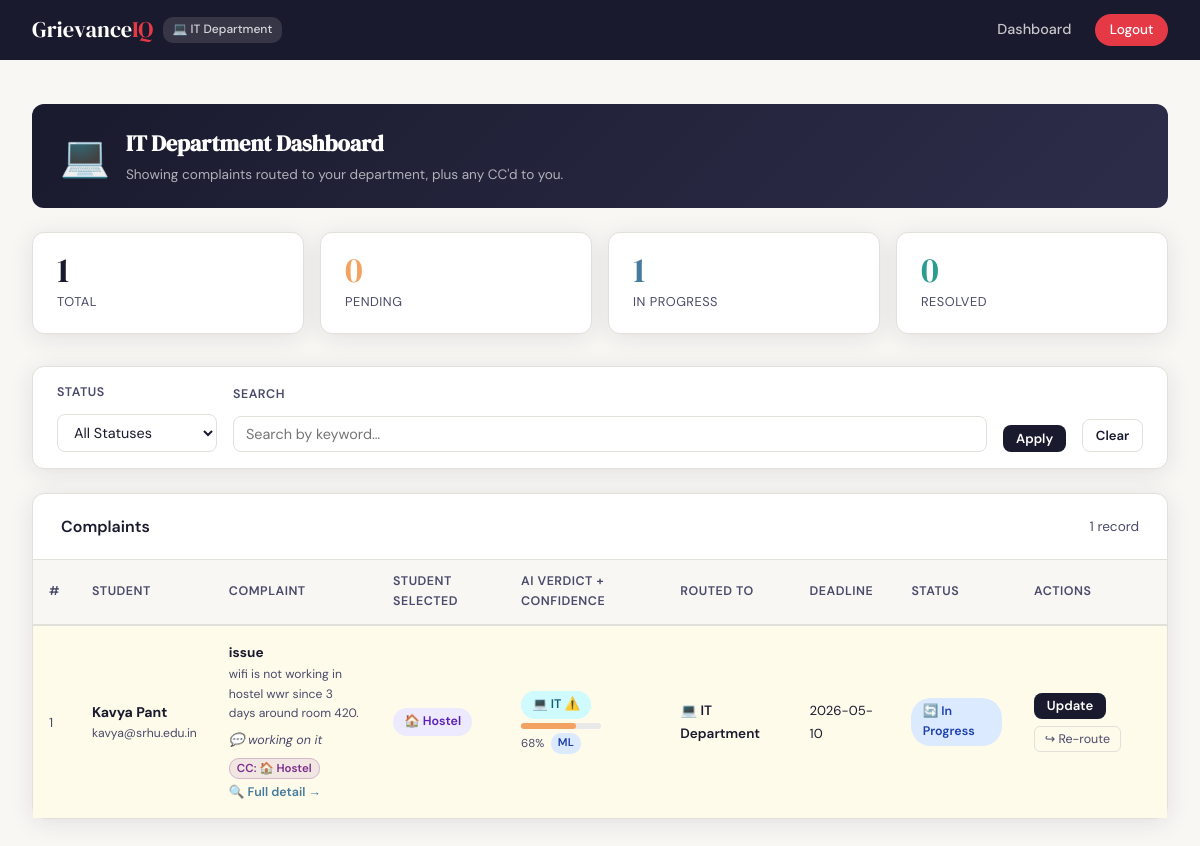
/admin (signed in), run on the app's committed database.
### tables this page shows
CREATE TABLE complaints (
        id             INTEGER PRIMARY KEY AUTOINCREMENT,
        title          TEXT    NOT NULL,
        description    TEXT    NOT NULL,
        category       TEXT    NOT NULL,
        ai_category    TEXT    NOT NULL,
        ai_confidence  REAL    DEFAULT 0.0,
        ai_source      TEXT    DEFAULT 'keyword_fallback',
        routed_to      TEXT    NOT NULL,
        status         TEXT    NOT NULL DEFAULT 'Pending',
        attachment     TEXT    DEFAULT NULL,
        admin_remark   TEXT    DEFAULT NULL,
        resolve_by     TEXT    DEFAULT NULL,
        is_overdue     INTEGER DEFAULT 0,
        user_id        INTEGER NOT NULL,
        submitted_at   TEXT    NOT NULL,
        FOREIGN KEY(user_id) REFERENCES users(id)
    );

CREATE TABLE users (
        id         INTEGER PRIMARY KEY AUTOINCREMENT,
        name       TEXT    NOT NULL,
        email      TEXT    UNIQUE NOT NULL,
        password   TEXT    NOT NULL,
        role       TEXT    NOT NULL DEFAULT 'student',
        department TEXT    DEFAULT NULL
    );

CREATE TABLE complaint_cc (
        id           INTEGER PRIMARY KEY AUTOINCREMENT,
        complaint_id INTEGER NOT NULL,
        cc_dept      TEXT    NOT NULL,
        FOREIGN KEY(complaint_id) REFERENCES complaints(id)
    );

### app.py (the view)
@app.route('/admin')
def admin_dashboard():
    if 'user_id' not in session or session['user_role'] not in ('admin','superadmin'):
        return redirect(url_for('login'))
    check_overdue_complaints()
    is_super  = (session['user_role'] == 'superadmin')
    user_dept = session.get('user_department')
    filter_dept   = request.args.get('category', '')
    filter_status = request.args.get('status', '')
    search_query  = request.args.get('search', '').strip()
    conn = get_db()
    def fetch(primary_where, cc_where, p_params, cc_params):
        bq = f'''SELECT c.*, u.name as student_name, u.email as student_email,
                        NULL as cc_dept_label
                 FROM complaints c JOIN users u ON c.user_id=u.id
                 WHERE {primary_where}'''
        cq = f'''SELECT c.*, u.name as student_name, u.email as student_email,
                        cc.cc_dept as cc_dept_label
                 FROM complaints c JOIN users u ON c.user_id=u.id
                 JOIN complaint_cc cc ON cc.complaint_id=c.id
                 WHERE {cc_where}'''
        if filter_status:
            bq += ' AND c.status=?';  p_params.append(filter_status)
            cq += ' AND c.status=?';  cc_params.append(filter_status)
        if search_query:
            bq += ' AND (c.title LIKE ? OR c.description LIKE ?)'; p_params  += [f'%{search_query}%', f'%{search_query}%']
            cq += ' AND (c.title LIKE ? OR c.description LIKE ?)'; cc_params += [f'%{search_query}%', f'%{search_query}%']
        bq += ' ORDER BY c.submitted_at DESC'
        cq += ' ORDER BY c.submitted_at DESC'
        direct = list(conn.execute(bq, p_params).fetchall())
        ccd    = list(conn.execute(cq, cc_params).fetchall())
        direct_ids = {row['id'] for row in direct}
        ccd_filtered = [row for row in ccd if row['id'] not in direct_ids]
        return direct + ccd_filtered
    if is_super:
        pw  = 'c.routed_to=?' if filter_dept else '1=1'
        cw  = 'cc.cc_dept=?'  if filter_dept else '1=1'
        pp  = [filter_dept] if filter_dept else []
        cp  = [filter_dept] if filter_dept else []
        complaints = fetch(pw, cw, pp, cp)
    else:
        complaints = fetch('c.routed_to=?', 'cc.cc_dept=?', [user_dept], [user_dept])
    cc_map = {}
    for row in complaints:
        cid = row['id']
        if cid not in cc_map:
            ccs = conn.execute(
                'SELECT cc_dept FROM complaint_cc WHERE complaint_id=?', (cid,)
            ).fetchall()
            cc_map[cid] = [r['cc_dept'] for r in ccs]
    conn.close()
    stats = {'Pending':0,'In Progress':0,'Resolved':0,'Total':len(complaints)}
    for c in complaints:
        if c['status'] in stats:
            stats[c['status']] += 1
    return render_template('admin_dashboard.html',
        complaints=complaints, cc_map=cc_map, stats=stats,
        departments=DEPARTMENTS, is_super=is_super, user_dept=user_dept,
        selected_category=filter_dept, selected_status=filter_status,
        search_query=search_query, today=date.today().isoformat())

### app.py (called while the page is built)
def get_db():
    conn = sqlite3.connect('grievance.db')
    conn.row_factory = sqlite3.Row
    return conn

def check_overdue_complaints():
    today = date.today().isoformat()
    conn  = get_db()
    conn.execute('''UPDATE complaints SET is_overdue=1
        WHERE resolve_by IS NOT NULL AND resolve_by < ?
          AND status != 'Resolved' AND is_overdue=0''', (today,))
    conn.commit()
    conn.close()

@app.context_processor
def inject_globals():
    count = 0
    if session.get('user_id') and session.get('user_role') == 'student':
        count = get_unread_count(session['user_id'])
    return dict(unread_count=count, departments=DEPARTMENTS)

### templates/admin_dashboard.html (shortened to what this page needs)
{% extends "base.html" %}
{% block content %}
<div class="page">
    {% if not is_super %}
    <div class="dept-head-banner">
        <span class="big-icon">{{ departments[user_dept].icon }}</span>
        <div>
            <h2>{{ departments[user_dept].label }} Dashboard</h2>
            <p>Showing complaints routed to your department, plus any CC'd to you.</p>
        </div>
    </div>
    {% else %}
    <div style="margin-bottom:.25rem;">
        <h1 class="page-title">⭐ Super Admin Dashboard</h1>
        <p class="page-subtitle">All complaints across every department.</p>
    </div>
    {% endif %}
    <div class="stats-grid">
        <div class="stat-card stat-total"><div class="number">{{ stats.Total }}</div><div class="label">Total</div></div>
        <div class="stat-card stat-pending"><div class="number">{{ stats.Pending }}</div><div class="label">Pending</div></div>
        <div class="stat-card stat-progress"><div class="number">{{ stats['In Progress'] }}</div><div class="label">In Progress</div></div>
        <div class="stat-card stat-resolved"><div class="number">{{ stats.Resolved }}</div><div class="label">Resolved</div></div>
    </div>
    <form method="GET" action="{{ url_for('admin_dashboard') }}">
        <div class="filter-bar">
            <div class="filter-group">
                <label>Status</label>
                <select name="status">
                    <option value="">All Statuses</option>
                </select>
            </div>
            <div class="filter-group search-group">
                <label>Search</label>
                <input type="text" name="search" placeholder="Search by keyword…" value="{{ search_query }}">
            </div>
            <button type="submit" class="btn btn-primary btn-sm">Apply</button>
            <a href="{{ url_for('admin_dashboard') }}" class="btn btn-outline btn-sm">Clear</a>
        </div>
    </form>
    <div class="card">
        <div class="card-header">
            <span style="font-weight:600;">Complaints</span>
            <span style="color:var(--ink-soft); font-size:.85rem;">
                {{ complaints|length }} record{{ 's' if complaints|length != 1 else '' }}
            </span>
        </div>
        {% if complaints %}
        <div class="table-wrap">
            <table>
                <thead>
                    <tr>
                        <th>#</th>
                        <th>Student</th>
                        <th>Complaint</th>
                        <th>Student selected</th>
                        <th>AI verdict + confidence</th>
                        <th>Routed to</th>
                        <th>Deadline</th>
                        <th>Status</th>
                        <th>Actions</th>
                    </tr>
                </thead>
                <tbody>
                {% for c in complaints %}
                {% set conf = c.ai_confidence * 100 %}
                {% set is_mismatch = (c.category != c.ai_category and c.category != 'Other') %}
                <tr {% if c.is_overdue %}class="row-overdue"{% elif is_mismatch %}class="mismatch-row"{% endif %}>
                    <td style="color:var(--ink-soft);font-size:.82rem;">{{ c.id }}</td>
                    <td>
                        <strong style="font-size:.88rem;">{{ c.student_name }}</strong>
                        <div style="font-size:.76rem;color:var(--ink-soft);">{{ c.student_email }}</div>
                    </td>
                    <td style="max-width:220px;">
                        <strong style="font-size:.85rem;">{{ c.title }}</strong>
                        <div style="font-size:.76rem;color:var(--ink-soft);margin-top:.1rem;">
                            {{ c.description[:65] }}{% if c.description|length>65 %}…{% endif %}
                        </div>
                        {% if c.admin_remark %}
                        <div style="margin-top:.25rem;"><span class="remark-preview">💬 {{ c.admin_remark }}</span></div>
                        {% endif %}
                        {% if cc_map[c.id] %}
                        <div style="margin-top:.3rem;">
                            {% for dept in cc_map[c.id] %}
                                <span class="badge-cc-dept">CC: {{ departments[dept].icon }} {{ dept }}</span>
                            {% endfor %}
                        </div>
                        {% endif %}
                        <a href="{{ url_for('complaint_detail', cid=c.id) }}" class="detail-link">🔍 Full detail →</a>
                    </td>
                    <td>
                        <span class="badge badge-{{ c.category|lower }}">
                            {% if c.category in departments %}{{ departments[c.category].icon }}{% endif %}
                            {{ c.category }}
                        </span>
                    </td>
                    <td>
                        <span class="badge badge-{{ c.ai_category|lower }}">
                            {% if c.ai_category in departments %}{{ departments[c.ai_category].icon }}{% endif %}
                            {{ c.ai_category }}{% if is_mismatch %} ⚠️{% endif %}
                        </span>
                        <div class="conf-bar-wrap" style="margin-top:.3rem;">
                            <div class="conf-bar {% if conf >= 75 %}conf-high{% elif conf >= 50 %}conf-medium{% else %}conf-low{% endif %}"
                                 style="width:{{ [conf,100]|min }}%"></div>
                        </div>
                        <div style="display:flex;align-items:center;gap:.4rem;margin-top:.2rem;">
                            <span class="conf-label">{{ "%.0f"|format(conf) }}%</span>
                            <span class="source-tag {% if c.ai_source=='ml_model' %}source-ml{% else %}source-kw{% endif %}">
                                {{ 'ML' if c.ai_source=='ml_model' else 'KW' }}
                            </span>
                        </div>
                    </td>
                    <td>
                        <span style="font-weight:600;font-size:.85rem;">
                            {% if c.routed_to in departments %}{{ departments[c.routed_to].icon }}{% endif %}
                            {{ departments[c.routed_to].label if c.routed_to in departments else c.routed_to }}
                        </span>
                    </td>
                    <td>
                        {% if c.resolve_by %}
                            <span class="{% if c.is_overdue %}overdue-date{% endif %}" style="font-size:.82rem;">{{ c.resolve_by }}</span>
                        {% else %}
                            <span style="color:var(--ink-soft);font-size:.8rem;">—</span>
                        {% endif %}
                    </td>
                    <td>
                        {% if c.status=='Pending' %}<span class="badge badge-pending">⏳ Pending</span>
                        {% elif c.status=='In Progress' %}<span class="badge badge-progress">🔄 In Progress</span>
                        {% else %}<span class="badge badge-resolved">✅ Resolved</span>{% endif %}
                    </td>
                    <td>
                        <button class="btn btn-primary btn-sm"
                            onclick="openStatusModal({{ c.id }}, '{{ c.status }}', `{{ c.admin_remark or '' }}`, '{{ c.resolve_by or '' }}')">
                            Update
                        </button>
                        {% if not c.cc_dept_label %}
                        <button class="reroute-btn" style="margin-top:.4rem;"
                            onclick="openReroute({{ c.id }}, '{{ c.routed_to }}', {{ cc_map[c.id]|tojson }})">
                            ↪ Re-route
                        </button>
                        {% else %}
                        <div style="font-size:.75rem;color:var(--ink-soft);margin-top:.3rem;">CC — can update</div>
                        {% endif %}
                    </td>
                </tr>
                {% endfor %}
                </tbody>
            </table>
        </div>
        {% else %}
        <div class="empty-state">
            <div class="icon">📭</div>
            <p>{% if search_query %}No complaints match "{{ search_query }}".{% else %}No complaints found.{% endif %}</p>
        </div>
        {% endif %}
    </div>
</div>
{% endblock %}

### templates/base.html (style rules this page uses)
*, *::before, *::after { box-sizing: border-box; margin: 0; padding: 0; }
:root { --ink: #1a1a2e; --ink-soft: #4a4a6a; --surface: #f8f7f4; --white: #ffffff; --accent: #e63946; --accent2: #457b9d; --accent3: #2a9d8f; --warn: #f4a261; --border: #e2e0da; --shadow: 0 4px 24px rgba(26,26,46,.10); --radius: 12px; }
body { font-family: 'DM Sans', sans-serif; background: var(--surface); color: var(--ink); min-height: 100vh; line-height: 1.6; }
.page { padding: 2rem; max-width: 1200px; margin: 0 auto; }
.card { background: var(--white); border-radius: var(--radius); box-shadow: var(--shadow); border: 1px solid var(--border); }
.card-header { padding: 1.25rem 1.75rem; border-bottom: 1px solid var(--border); display: flex; align-items: center; justify-content: space-between; }
.stats-grid { display: grid; grid-template-columns: repeat(auto-fit, minmax(150px, 1fr)); gap: 1rem; margin-bottom: 2rem; }
.stat-card { background: var(--white); border-radius: var(--radius); padding: 1.25rem 1.5rem; border: 1px solid var(--border); box-shadow: var(--shadow); }
.stat-card .number { font-family: 'DM Serif Display', serif; font-size: 2.2rem; line-height: 1; }
.stat-card .label { font-size: .8rem; color: var(--ink-soft); margin-top: .25rem; text-transform: uppercase; letter-spacing: .5px; }
.stat-pending .number { color: var(--warn); }
.stat-progress .number { color: var(--accent2); }
.stat-resolved .number { color: var(--accent3); }
.stat-total .number { color: var(--ink); }
.table-wrap { overflow-x: auto; }
table { width: 100%; border-collapse: collapse; font-size: .9rem; }
th { background: var(--surface); padding: .75rem 1rem; text-align: left; font-weight: 600; font-size: .78rem; text-transform: uppercase; letter-spacing: .5px; color: var(--ink-soft); border-bottom: 2px solid var(--border); }
td { padding: .9rem 1rem; border-bottom: 1px solid var(--border); vertical-align: middle; }
tr:last-child td { border-bottom: none; }
.badge { display: inline-block; padding: .25rem .7rem; border-radius: 20px; font-size: .78rem; font-weight: 600; }
.badge-progress { background: #dbeafe; color: #1e40af; }
.badge-hostel { background: #ede9fe; color: #5b21b6; }
.badge-it { background: #cffafe; color: #155e75; }
.btn { display: inline-block; padding: .55rem 1.25rem; border-radius: 8px; border: none; cursor: pointer; font-family: 'DM Sans', sans-serif; font-size: .9rem; font-weight: 600; text-decoration: none; transition: opacity .15s, transform .1s; }
.btn-primary { background: var(--ink); color: var(--white); }
.btn-outline { background: transparent; color: var(--ink); border: 1.5px solid var(--border); }
.btn-sm { padding: .3rem .8rem; font-size: .82rem; }
label { display: block; font-size: .88rem; font-weight: 600; margin-bottom: .4rem; }
input[type="text"], input[type="email"], input[type="password"], textarea, select { width: 100%; padding: .7rem 1rem; border: 1.5px solid var(--border); border-radius: 8px; font-family: 'DM Sans', sans-serif; font-size: .95rem; background: var(--white); color: var(--ink); transition: border-color .2s, box-shadow .2s; outline: none; }
.remark-preview { font-size: .78rem; color: var(--ink-soft); font-style: italic; }
.badge-cc-dept { background: rgba(123,45,139,.10); color: #7b2d8b; border: 1px solid rgba(123,45,139,.25); font-size: .72rem; padding: 2px 7px; border-radius: 10px; margin-right: 3px; font-weight: 600; }

### data on the page
complaints: id "1", student_name "Kavya Pant", student_email "kavya@srhu.edu.in", title "issue", description "wifi is not working in hostel wwr since 3 days around room 420.", admin_remark "working on it", category "🏠", category "Hostel", ai_category "💻", ai_category "IT", {{ [conf,100]|min }} 68.16445483011269 (drawn), conf "68", ai_source "ML", routed_to "💻", routed_to "IT Department", resolve_by "2026-05-10", status "🔄 In Progress"
complaint_cc: cc_dept "🏠", cc_dept "Hostel"

### other printed values
{{ departments[session.user_department].icon }} "💻"
{{ departments[session.user_department].label }} "IT Department"
{{ departments[user_dept].icon }} "💻"
{{ departments[user_dept].label }} "IT Department"
{{ stats.Total }} "1"
{{ stats.Pending }} "0"
{{ stats['In Progress'] }} "1"
{{ stats.Resolved }} "0"
{{ complaints|length }} "1"
